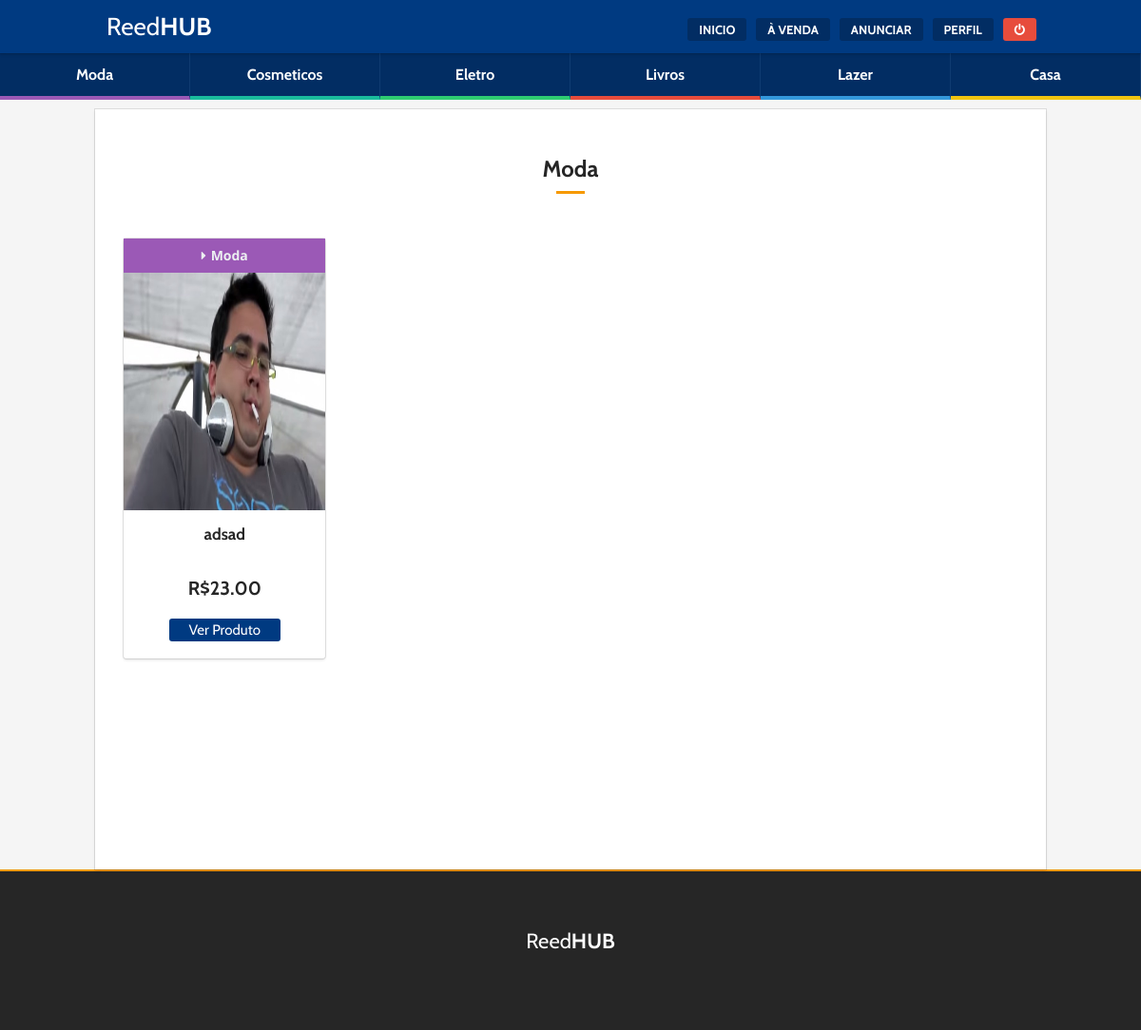
The app's page /categoria.php?cat=Moda (signed in) with its own data.
### tables this page shows
CREATE TABLE `vendas` (
  `id` int(11) NOT NULL,
  `user_id` int(11) NOT NULL,
  `name` varchar(100) NOT NULL,
  `description` text NOT NULL,
  `value` decimal(10,2) NOT NULL,
  `image` varchar(100) NOT NULL,
  `category` varchar(20) NOT NULL
);

### categoria.php (the view, shortened to what this page needs)
<?php include ("header.php"); ?>
<?php if (isset($_SESSION['uid'])): ?>
<?php include("parts/layout/menu-categoria.php");?>
<?php if(isset($_GET['cat'])):
$cat = $_GET['cat'];
?>
<div class="rx_wrapper">
	<div class="go-title-area center">
		<h3 class="go-title x1">
			<?php echo "$cat"; ?>
		</h3>
	</div>
	<section class="default-services go-flex center">
	<?php
	$query = "SELECT * FROM vendas WHERE category = '$cat'";
	if ($result = $mysqli->query($query)): ?>
	<?php while($obj = $result->fetch_object()): ?>
		<?php
		$cat = $obj->category;
		if($cat == "Moda")$cat_color = "#9b59b6";
		?>
		<div class="default-services__item">
		<form style="height: 100%" method="GET" action="produto.php">
			<div class="item-inner go-box-7 hover-1">
				<div style="background-color: <?php echo "$cat_color"; ?>" class="item-category">
					<i class="fa fa-caret-right" aria-hidden="true"></i><?php echo "$obj->category"; ?>
				</div>
				<div class="item-thumb">
					<img src="fotos/<?php echo "$obj->image"; ?>" alt="">
				</div>
				<div class="item-inner">
					<div class="item-title">
						<?php echo "$obj->name"; ?>
					</div>
					<div class="item-subtitle">
						R$<?php echo "$obj->value"; ?>
					</div>
				<input class="go-button small" style="margin-top: 20px" type="submit" value="Ver Produto" name="ver">
				</div>
			</div>
			</form>
		</div>
	<?php endwhile; ?>
<?php endif; ?>
</section>
</div>
<?php endif; ?>
<?php endif; ?>
<?php require_once("footer.php") ?>

### css/style.css (style rules this page uses)
body { color: #4a4a4a; font-family: 'Open Sans'; background-color: #f5f5f5; }
img { display: block; max-width: 100%; height: auto; }
.center { text-align: center !important; }
.go-button, .go-button.call, .go-button.fixed { background-color: #003a81; padding: 5px 25px; font: 20px "Cabin"; color: #fff; border: 1px solid transparent; border-radius: 3px; display: inline-block; margin: 0 auto; margin-bottom: 5px; }
.go-button.small { font-size: 15px; padding: 2px 20px; }
h1, h2, h3, h4, h5, h6 { font-family: "Cabin"; font-weight: bold; color: #262626; }
.go-title-area { display: block; margin: 30px 0px; }
.go-title, .go-title.x1 { font-family: "Cabin"; display: inline-block; position: relative; margin-bottom: 15px; padding-bottom: 5px; }
.go-title:after, .go-title.x1:after { content: ""; height: 4px; width: 100%; background-image: linear-gradient(-90deg, #f69900 0%, #f69900 100%); display: inline-block; position: absolute; bottom: 0; left: 0; }
.go-title.x1 { padding-bottom: 0; }
.go-title.x1:after { content: ''; position: absolute; left: 0; right: 0; top: 100%; margin: 10px auto; width: 50%; height: 3px; background: #f69900; }
.go-flex { overflow: hidden; display: -webkit-flex; display: -ms-flexbox; display: flex; list-style-type: none; -webkit-flex-wrap: wrap; -ms-flex-wrap: wrap; flex-wrap: wrap; }
.go-box-default, .go-box-1, .go-box-2, .go-box-3, .go-box-4, .go-box-7 { width: 100%; box-shadow: 0 2px 3px rgba(10, 10, 10, 0.1), 0 0 0 1px rgba(10, 10, 10, 0.1); border-radius: 3px; display: inline-block; position: relative; height: 99%; background-color: #FFF; border-bottom: 2px solid transparent; }
.go-box-7 { padding: 0 !important; }
.go-box-7 .item-category { color: #ecf0f1; padding: 8px; font-weight: bold; }
.go-box-7 .item-category i { padding-right: 5px; }
.go-box-7 > .item-thumb { height: 250px; position: relative; overflow: hidden; }
.go-box-7 > .item-thumb img { display: block; max-width: 100%; height: auto; position: relative; min-width: 100%; min-height: 100%; }
.go-box-7 .item-inner { padding: 15px; }
.go-box-7 .item-inner > .item-title { font: 17px "Cabin"; color: #262626; font-weight: bold; margin-bottom: 15px; min-height: 40px; }
.go-box-7 .item-inner > .item-subtitle { font: 20px "Cabin"; font-weight: bold; color: #262626; }
.default-services { position: relative; min-height: 1px; padding-left: 15px; padding-right: 15px; padding: 0; }
@media (min-width: 992px) { .default-services { float: left; width: 100%; } }
.default-services > .default-services__item { position: relative; float: left; width: 100%; min-height: 1px; padding-left: 15px; padding-right: 15px; position: relative; min-height: 1px; padding-left: 15px; padding-right: 15px; position: relative; min-height: 1px; padding-left: 15px; padding-right: 15px; margin: 15px 0px; }
@media (min-width: 768px) { .default-services > .default-services__item { float: left; width: 50%; } }
@media (min-width: 992px) { .default-services > .default-services__item { float: left; width: 25%; } }
.rx_wrapper { position: relative; min-height: 1px; padding-left: 15px; padding-right: 15px; background-color: #fff; box-shadow: 0 2px 3px rgba(10, 10, 10, 0.1), 0 0 0 1px rgba(10, 10, 10, 0.1); min-height: 100vh; padding-bottom: 30px; }
@media (min-width: 992px) { .rx_wrapper { float: left; width: 83.33333%; } }
@media (min-width: 992px) { .rx_wrapper { margin-left: 8.33333%; } }

### records on screen
vendas: category "Moda", image (picture), name "adsad", value "23.00"

### other values on screen
$cat "Moda"
